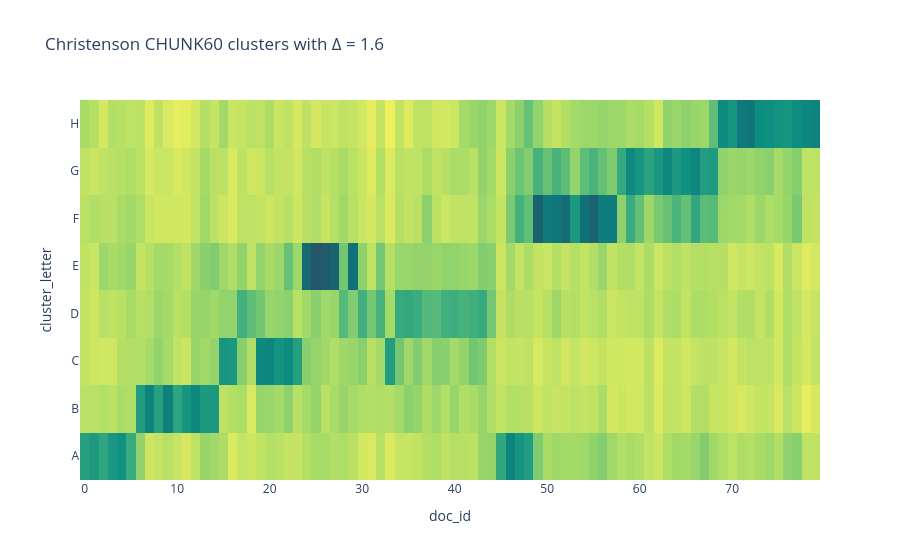

Notebook code for this chart:
### Code cell
px.imshow(
    chunk_cluster.CLUSTER_MODEL.T.sort_index(ascending=False),
    color_continuous_scale=px.colors.carto.Aggrnyl, 
    title=f"{chunk_cluster.doc.corpus.slug.capitalize()} {chunk_cluster.doc.doc_name.upper()} clusters with Δ = {chunk_cluster.tfidf_hac.color_thresh}"
).update_layout(coloraxis_showscale=False)

### Figure 1 — Plotly figure (JSON) as saved in the notebook; plotly's stock layout.template omitted (floating-point values rounded to 4 significant figures; data arrays with more than 128 entries replaced by an {"elided": "..."} marker saying what was removed)
{"data": [{"coloraxis": "coloraxis", "hovertemplate": "doc_id: %{x}<br>cluster_letter: %{y}<br>color: %{z}<extra></extra>", "name": "0", "type": "heatmap", "x": [0, 1, 2, 3, 4, 5, 6, 7, 8, 9, 10, 11, 12, 13, 14, 15, 16, 17, 18, 19, 20, 21, 22, 23, 24, 25, 26, 27, 28, 29, 30, 31, 32, 33, 34, 35, 36, 37, 38, 39, 40, 41, 42, 43, 44, 45, 46, 47, 48, 49, 50, 51, 52, 53, 54, 55, 56, 57, 58, 59, 60, 61, 62, 63, 64, 65, 66, 67, 68, 69, 70, 71, 72, 73, 74, 75, 76, 77, 78, 79], "xaxis": "x", "y": ["H", "G", "F", "E", "D", "C", "B", "A"], "yaxis": "y", "z": {"elided": "8x80 float values"}}], "layout": {"autosize": true, "coloraxis": {"colorscale": [[0, "rgb(36, 86, 104)"], [0.1667, "rgb(15, 114, 121)"], [0.3333, "rgb(13, 143, 129)"], [0.5, "rgb(57, 171, 126)"], [0.6667, "rgb(110, 197, 116)"], [0.8333, "rgb(169, 220, 103)"], [1, "rgb(237, 239, 93)"]], "showscale": false}, "title": {"text": "Christenson CHUNK60 clusters with Δ = 1.6"}, "xaxis": {"anchor": "y", "autorange": true, "constrain": "domain", "domain": [0, 1], "range": [-0.5, 79.5], "scaleanchor": "y", "title": {"text": "doc_id"}, "type": "linear"}, "yaxis": {"anchor": "x", "autorange": true, "constrain": "domain", "domain": [0, 1], "range": [7.5, -0.5], "title": {"text": "cluster_letter"}, "type": "category"}}}
